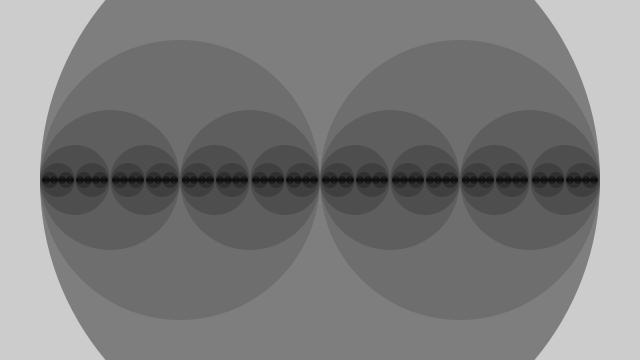
Frame 1 (no input)
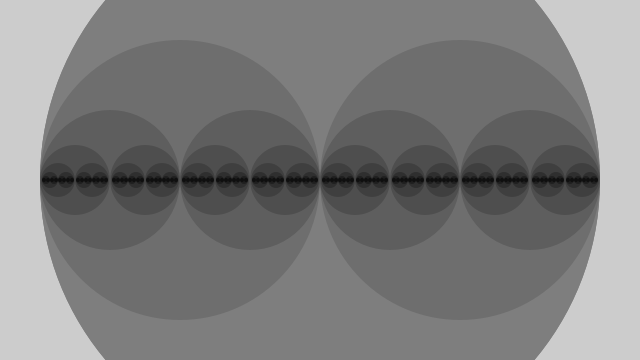
Frame 2 (the mouse pressed at the canvas centre, redrawn once)

The Processing sketch that drew these frames (run headless with seeded random() and noise(); the mouse was pressed at the canvas centre and the sketch redrawn once):

// Processing sketch: Practice_4
// ── Practice_4.pde
void setup()
{
  size(640,360);
  noStroke();
  noLoop();
}

void draw()
{
  drawCircles(width/2,280,8);
}


void drawCircles(int x,int radius,int level)
{
  float tt = 126.0*level/8.0;
  fill(tt);
  ellipse(x,height/2,radius*2,radius*2);
  if(level>1) {
    level -= 1;
    drawCircles(x-radius/2,radius/2,level);
    drawCircles(x+radius/2,radius/2,level);
  }
}
